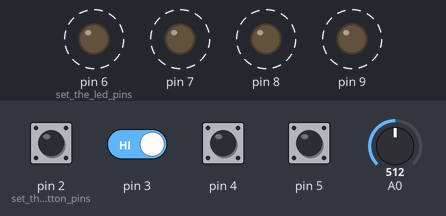
Bench run of a sketch on a simulated Arduino Uno, built with avr-gcc and run on an emulated ATmega328P. Shown: output pins drawn as LEDs (lit = HIGH). Dashed ring = blinking. Inputs (shaded band) come from the test bench; at power-on: pin 2 (set_the_button_pins), pin 3–5 HIGH, A0 = 512. Random numbers use the default seed unless the sketch sets one.

Above: at 1.2 s.
1.3 s: pin 2 (set_the_button_pins) pulled LOW for 0.15 s
At 2.9 s:
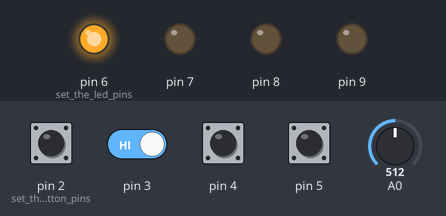
4.4 s: pin 3 driven LOW
7.4 s: pin 2 (set_the_button_pins) pulled LOW for 1 s
At 8.2 s:
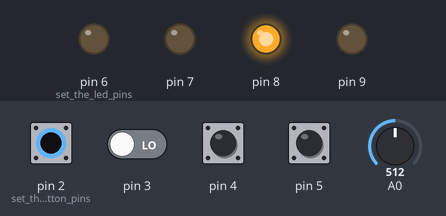
10.4 s: A0 set to 1023
At 12.6 s:
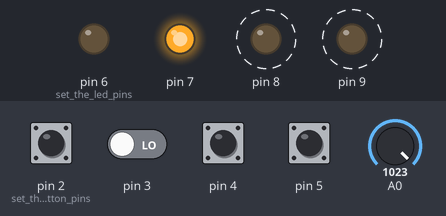
13.4 s: A0 set to 900
16.4 s: A0 set to 511
Timing chart, 0 to 20.4 s (numbered marks = the images above; inputs shaded):
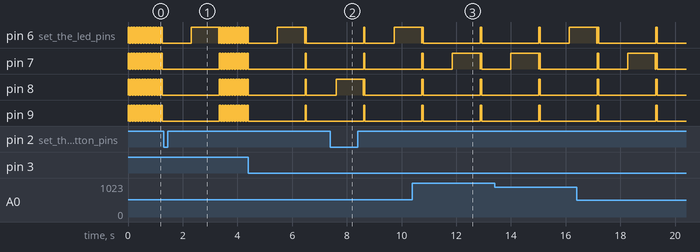

Measured:
- by itself, pin 8, pin 9: alternates HIGH for 0.05 s and LOW for 2.1 s

The sketch:

whack_a_mole.ino
```cpp
#include <SoftwareSerial.h>
SoftwareSerial BTserial(10, 11); //Pin 10 of arduino as RX |Pin 11 of arduino TX
int gameDelay = 1000; //This is the game speed
int hitButton = 1;
boolean playing = 1; //boolean flag that we'll use to determine where in the scoring cycle we are
int score = 0; //This is the score
int Highscore=0;
void setup(){
  Serial.begin(9600);
  BTserial.begin(9600);
  pinMode(2,INPUT);   //set the button pins
  pinMode(3,INPUT);
  pinMode(4,INPUT);
  pinMode(5,INPUT);

  pinMode(6,OUTPUT);    //set the led pins
  pinMode(7,OUTPUT);
  pinMode(8,OUTPUT);
  pinMode(9,OUTPUT);
}


void loop(){

  while(keyPress()==0){


    } //Tap on  a key  to start the game

  gameDelay = 1000;
  playing = 1; //Reset the flag from last game
  gameRunning(); //Start the Game

}

//This function will flash all buttons and wait for a button press to start the game.
//Speed will be set depending on which button is pressed
boolean keyPress(){

    digitalWrite(6, HIGH);
    digitalWrite(7, HIGH);
    digitalWrite(8, HIGH);
    digitalWrite(9, HIGH);
    delay(50);
    digitalWrite(6, LOW);
    digitalWrite(7, LOW);
    digitalWrite(8, LOW);
    digitalWrite(9, LOW);
    delay(50);
  boolean pressed = 0;

  if(digitalRead(2)==LOW || digitalRead(3)==LOW || digitalRead(4)==LOW || digitalRead(5)==LOW){
  pressed = 1;
    }

  return pressed;

}


void gameRunning(){
   score=0;
  BTserial.print("Player 1");
  BTserial.print(",");
  BTserial.print(score);
  BTserial.print(",");
  BTserial.print(Highscore);
  BTserial.print(";");

int newLED;           //This is the the LED that we're goign to light next
randomSeed(analogRead(A0)); //Random Seed
delay(1000);

while(playing == 1){

      playing=0;
      byte randomLed = random(6,10);              // pick a random LED

while(newLED == randomLed){              //to make sure it's not the same as the last one
        randomLed = random(6,10);
      }
      newLED = randomLed;

int newButton = getButton(newLED); //The getButton function returns the button number corresponding to the LED that's on.

digitalWrite(newLED, HIGH); //Light up the random LED.

for(int t=0; t<gameDelay; t++){        //Game cycles delay
  hitButton = digitalRead(newButton); //Grab the button status
  if(hitButton==0){
    playing=1;
    //delay(100);
    break;
    } //if button was pressed
  delay(1);
}
digitalWrite(newLED, LOW);            //turn off the LED
if(hitButton==0){
score=score+1;                         //increase the score
}
Highscore=max(Highscore,score);
BTserial.print("Player 1");
BTserial.print(",");
BTserial.print(score);
BTserial.print(",");
BTserial.print(Highscore);
BTserial.print(";");

gameDelay=(gameDelay-15); //Speed up the game after every button press
}
}

int getButton(int newLED){

int Button;

 switch (newLED) {

   case 6:
   Button = 2;
   break;
   case 7:
   Button = 4;
   break;
   case 8:
   Button = 5;
   break;
   case 9:
   Button = 3;
   break;


 }

  return Button;

}
```
